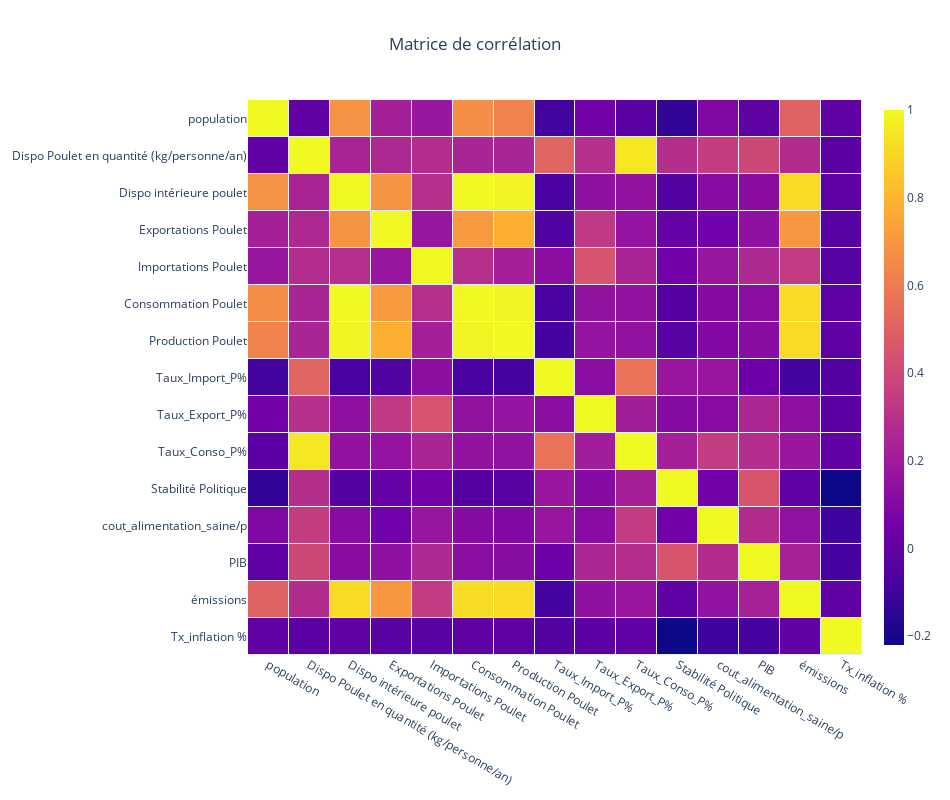

Notebook source saved alongside this figure:
### Code cell
#Crée une liste x contenant les noms des colonnes du DataFrame, 
#qui seront utilisés comme étiquettes sur les axes x et y de la heatmap

x = df.columns.tolist()

#calculer les corrélations entre les variables à l'aide de corr()
z =df[x].corr()
# Initialise une liste vide hovercell qui sera utilisée pour stocker les informations à afficher
hovercell = list()
for yi, yy in enumerate(x):
    hovercell.append(list())
    for xi, xx in enumerate(x):
        hovercell[-1].append("X: {}<br />Y: {}<br />Corr:{}".format(xx, yy, round(stats.pearsonr(df[xx],df[yy])[0],2)))
        
map = [go.Heatmap(z=z, x=x, y=x,
                 xgap=1, ygap=1,
                 colorbar_thickness=20,
                 colorbar_ticklen=3,
                 hoverinfo='text',
                 text=hovercell)] 
                 
title = "Matrice de corrélation"

layout = go.Layout(title_text=title, title_x=0.5,
                   width= 950, height = 800,
                   xaxis_showgrid = False,
                   yaxis_showgrid = False, 
                   yaxis_autorange = "reversed")

fig = go.Figure(data = map, layout = layout)
iplot(fig, filename = "pandas-heatmap")

### Figure 1 — Plotly figure (JSON) as saved in the notebook; plotly's stock layout.template omitted (floating-point values rounded to 4 significant figures; data arrays with more than 128 entries replaced by an {"elided": "..."} marker saying what was removed)
{"data": [{"colorbar": {"thickness": 20, "ticklen": 3}, "hoverinfo": "text", "text": {"elided": "15x15 str values"}, "type": "heatmap", "x": ["population", "Dispo Poulet en quantité (kg/personne/an)", "Dispo intérieure poulet", "Exportations Poulet", "Importations Poulet", "Consommation Poulet", "Production Poulet", "Taux_Import_P%", "Taux_Export_P%", "Taux_Conso_P%", "Stabilité Politique", "cout_alimentation_saine/p", "PIB", "émissions", "Tx_inflation %"], "xgap": 1, "y": ["population", "Dispo Poulet en quantité (kg/personne/an)", "Dispo intérieure poulet", "Exportations Poulet", "Importations Poulet", "Consommation Poulet", "Production Poulet", "Taux_Import_P%", "Taux_Export_P%", "Taux_Conso_P%", "Stabilité Politique", "cout_alimentation_saine/p", "PIB", "émissions", "Tx_inflation %"], "ygap": 1, "z": {"elided": "15x15 float values"}}], "layout": {"height": 800, "title": {"text": "Matrice de corrélation", "x": 0.5}, "width": 950, "xaxis": {"showgrid": false}, "yaxis": {"autorange": "reversed", "showgrid": false}}}
